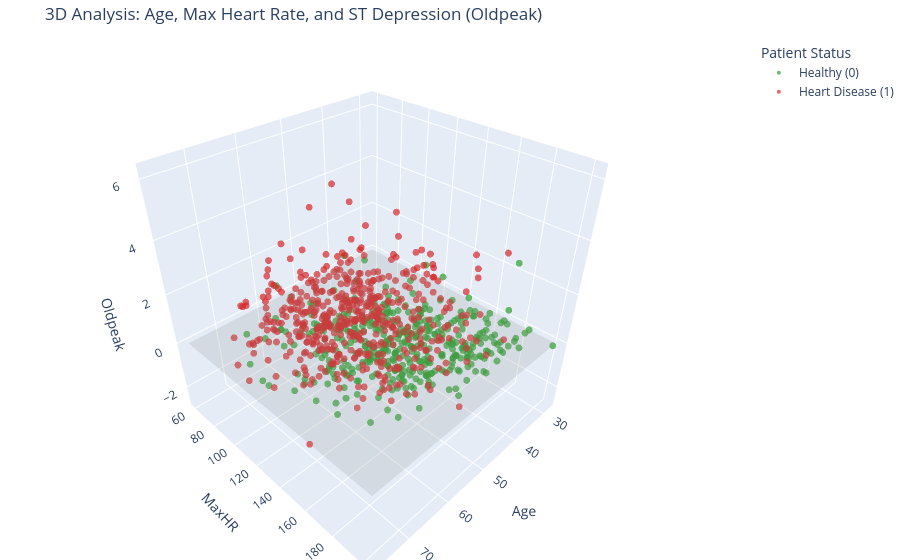

The cell this chart's notebook holds for it:
### Code cell
df_3d = df.copy()
df_3d['Condition'] = df_3d['HeartDisease'].map({0: 'Healthy (0)', 1: 'Heart Disease (1)'})

fig = px.scatter_3d(
    data_frame=df_3d,
    x='Age',
    y='MaxHR',
    z='Oldpeak',
    color='Condition',
    color_discrete_map={'Healthy (0)': '#2ca02c', 'Heart Disease (1)': '#d62728'},
    opacity=0.7,
    title='3D Analysis: Age, Max Heart Rate, and ST Depression (Oldpeak)'
)

fig.update_traces(marker=dict(size=4))

x_min, x_max = df_3d['Age'].min(), df_3d['Age'].max()
y_min, y_max = df_3d['MaxHR'].min(), df_3d['MaxHR'].max()


x_grid, y_grid = np.meshgrid([x_min, x_max], [y_min, y_max])
z_grid = np.zeros_like(x_grid)


fig.add_trace(go.Surface(
    x=x_grid,
    y=y_grid,
    z=z_grid,
    opacity=0.2,
    colorscale=[[0, 'gray'], [1, 'gray']],
    showscale=False,
    name='Oldpeak = 0',
    hoverinfo='skip'
))

fig.update_layout(
    margin=dict(l=0, r=0, b=0, t=40),
    legend_title_text='Patient Status'
)

fig.show()

### Figure 1 — Plotly figure (JSON) as saved in the notebook; plotly's stock layout.template omitted (floating-point values rounded to 4 significant figures; data arrays with more than 128 entries replaced by an {"elided": "..."} marker saying what was removed)
{"data": [{"hovertemplate": "Condition=Healthy (0)<br>Age=%{x}<br>MaxHR=%{y}<br>Oldpeak=%{z}<extra></extra>", "legendgroup": "Healthy (0)", "marker": {"color": "#2ca02c", "opacity": 0.7, "size": 4, "symbol": "circle"}, "mode": "markers", "name": "Healthy (0)", "scene": "scene", "showlegend": true, "type": "scatter3d", "x": {"elided": "410 int values"}, "y": {"elided": "410 int values"}, "z": {"elided": "410 float values"}}, {"hovertemplate": "Condition=Heart Disease (1)<br>Age=%{x}<br>MaxHR=%{y}<br>Oldpeak=%{z}<extra></extra>", "legendgroup": "Heart Disease (1)", "marker": {"color": "#d62728", "opacity": 0.7, "size": 4, "symbol": "circle"}, "mode": "markers", "name": "Heart Disease (1)", "scene": "scene", "showlegend": true, "type": "scatter3d", "x": {"elided": "508 int values"}, "y": {"elided": "508 int values"}, "z": {"elided": "508 float values"}}, {"colorscale": [[0, "gray"], [1, "gray"]], "hoverinfo": "skip", "name": "Oldpeak = 0", "opacity": 0.2, "showscale": false, "type": "surface", "x": [[28, 77], [28, 77]], "y": [[60, 60], [202, 202]], "z": [[0, 0], [0, 0]]}], "layout": {"legend": {"title": {"text": "Patient Status"}, "tracegroupgap": 0}, "margin": {"b": 0, "l": 0, "r": 0, "t": 40}, "scene": {"domain": {"x": [0, 1], "y": [0, 1]}, "xaxis": {"title": {"text": "Age"}}, "yaxis": {"title": {"text": "MaxHR"}}, "zaxis": {"title": {"text": "Oldpeak"}}}, "title": {"text": "3D Analysis: Age, Max Heart Rate, and ST Depression (Oldpeak)"}}}
